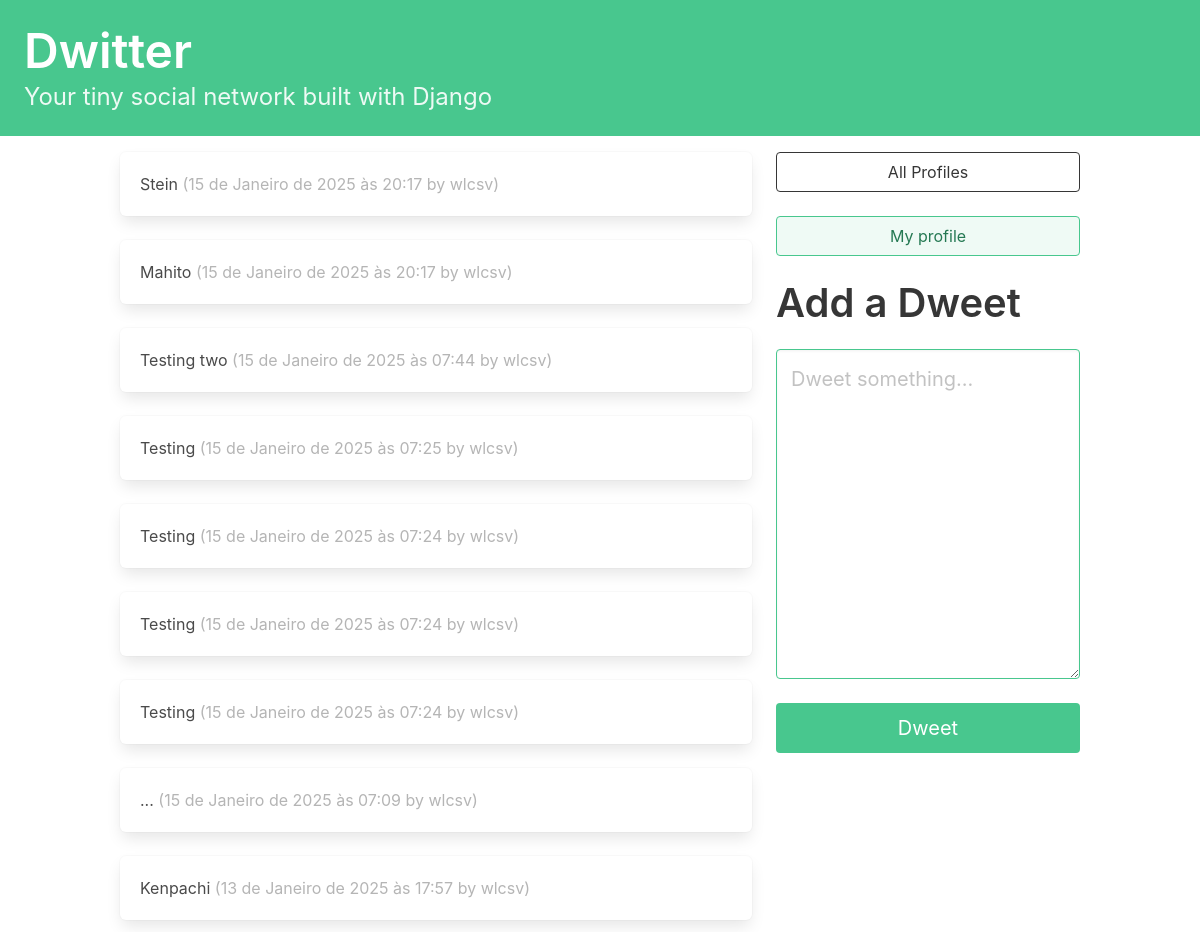
The app's page / (signed in) with its own data.
### dwitter/models.py (models this page shows, shortened)
class Dweet(models.Model):
    user = models.ForeignKey(
        User, related_name="dweets", on_delete=models.DO_NOTHING
    )
    body = models.CharField(max_length=140)
    created_at = models.DateTimeField(auto_now_add=True)

### dwitter/views.py (the view)
# urls.py: path("", dashboard, name="dashboard"),
def dashboard(request):
    form = DweetForm(request.POST or None)
    if request.method == "POST":
        if form.is_valid():
            dweet = form.save(commit=False)
            dweet.user = request.user
            dweet.save()
            return redirect("dwitter:dashboard")
    followed_dweets = Dweet.objects.filter(
        user__profile__in = request.user.profile.follows.all()
    ).order_by("-created_at")
    return render(
        request,
        "dwitter/dashboard.html",
        {"form": form, "dweets": followed_dweets},
    )

### dwitter/forms.py
class DweetForm(forms.ModelForm):
    body = forms.CharField(
        required=True,
        widget=forms.widgets.Textarea(
            attrs = {
                "placeholder": "Dweet something...",
                "class": "textarea is-success is-medium",
            }
        ),
        label="",
    )
    class Meta:
        model = Dweet
        exclude = ("user", )

### dwitter/templates/dwitter/dashboard.html (shortened to what this page needs)
{% extends "base.html" %}
{% block content %}
<div class="column">
  {% for dweet in dweets %}
    <div class="box">
      {{ dweet.body }}
      <span class="is-small has-text-grey-light">
        ({{ dweet.created_at }} by {{ dweet.user.username }})
      </span>
    </div>
  {% endfor %}
</div>
<div class="column is-one-third">
  <div class="block">
    <a href="{% url 'dwitter:profile_list' %}">
      <button class="button is-dark is-outlined is-fullwidth">
        All Profiles
      </button>
    </a>
  </div>
  <div class="block">
    <a href="{% url 'dwitter:profile' request.user.profile.id %}">
      <button class="button is-success is-light is-outlined is-fullwidth">
        My profile
      </button>
    </a>
  </div>
  <div class="block">
    <div class="block">
      <h2 class="title is-2">Add a Dweet</p>
    </div>
    <div class="block">
      <form method="post">
        {{ form.as_p }}
        <button class="button is-success is-fullwidth is-medium mt-5"
                type="submit">Dweet
        </button>
      </form>
    </div>
  </div>
</div>
{% endblock content %}

### records on screen
Dweet: body "Stein", created_at "15 de Janeiro de 2025 às 20:17", user.username "wlcsv"
Dweet: body "Mahito", created_at "15 de Janeiro de 2025 às 20:17", user.username "wlcsv"
Dweet: body "Testing two", created_at "15 de Janeiro de 2025 às 07:44", user.username "wlcsv"
Dweet: body "Testing", created_at "15 de Janeiro de 2025 às 07:25", user.username "wlcsv"
Dweet: body "Testing", created_at "15 de Janeiro de 2025 às 07:24", user.username "wlcsv"
Dweet: body "Testing", created_at "15 de Janeiro de 2025 às 07:24", user.username "wlcsv"
Dweet: body "Testing", created_at "15 de Janeiro de 2025 às 07:24", user.username "wlcsv"
Dweet: body "...", created_at "15 de Janeiro de 2025 às 07:09", user.username "wlcsv"
Dweet: body "Kenpachi", created_at "13 de Janeiro de 2025 às 17:57", user.username "wlcsv"
